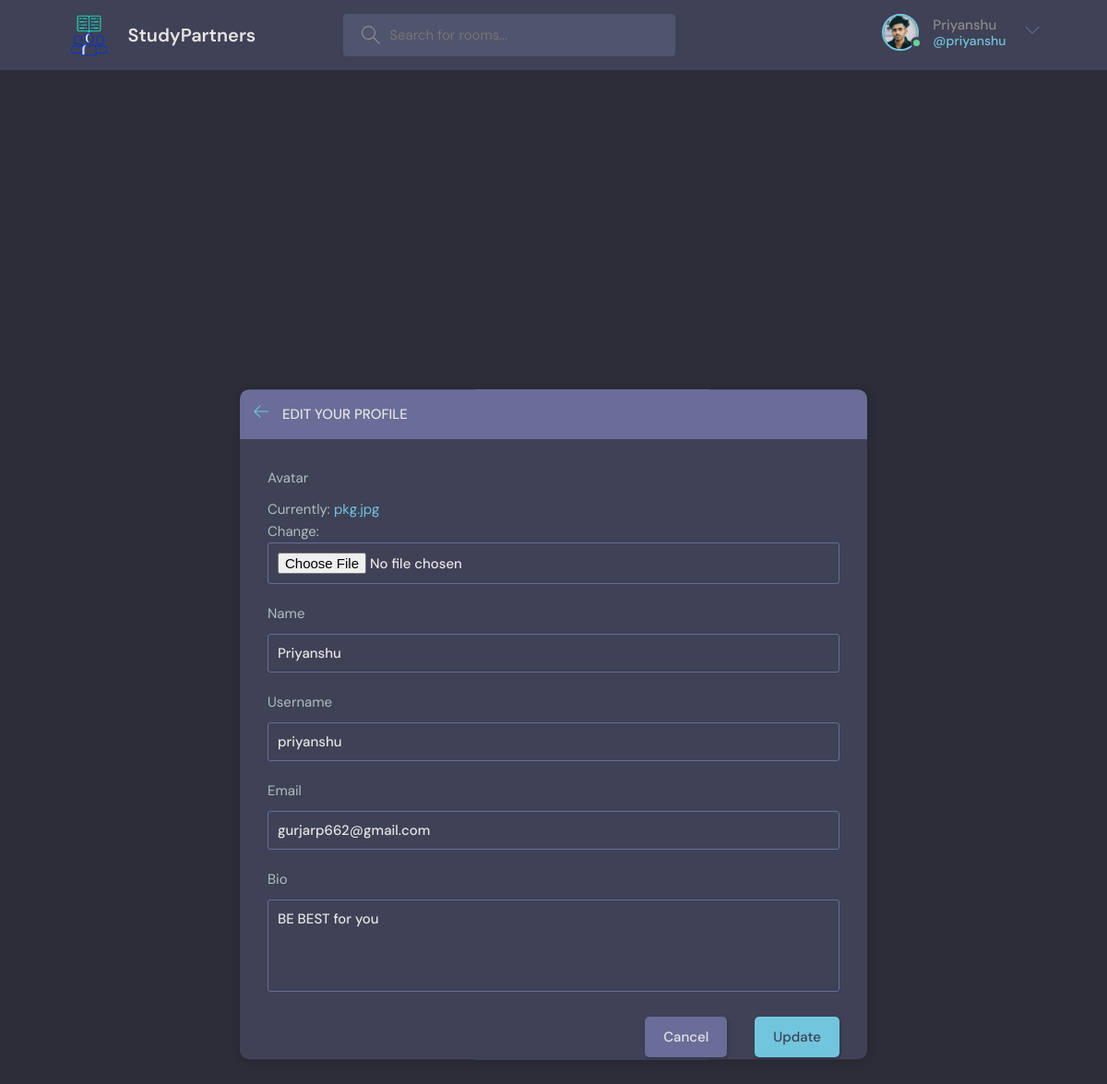
The page /update-user/ (signed in) on the database its author committed.
### base/models.py (models this page shows)
class User(AbstractUser):
    name = models.CharField(max_length=200, null=True)
    email = models.EmailField(unique=True)
    bio = models.TextField(null=True)
    avatar = models.ImageField(null=True,default='avatar.svg')
    USERNAME_FIELD = 'email'
    REQUIRED_FIELDS = []

### base/views.py (the view)
# urls.py: path('update-user/', views.updateUser,name = 'update-user'),
@login_required(login_url='login')
def updateUser(request):
    user = request.user
    form = UserForm(instance=user)
    if request.method =="POST":
        form = UserForm(request.POST, request.FILES, instance = user)
        if form.is_valid():
            form.save()
            return redirect('user-profile',pk=user.id)
    return render(request, 'base/update-user.html', {'form':form})

### base/forms.py
class UserForm(ModelForm):
    class Meta:
        model = User
        fields = ['avatar','name','username','email','bio']

### base/templates/base/update-user.html (shortened to what this page needs)
{% extends 'main.html' %}
{%block content%}
    <main class="update-account layout">
        <div class="container">
            <div class="layout__box">
                <div class="layout__boxHeader">
                    <div class="layout__boxTitle">
                        <a href="{% url 'user-profile' user.id %}">
                            <svg version="1.1" xmlns="http://www.w3.org/2000/svg" width="32" height="32"
                                viewBox="0 0 32 32">
                                <title>arrow-left</title>
                                <path
                                    d="M13.723 2.286l-13.723 13.714 13.719 13.714 1.616-1.611-10.96-10.96h27.625v-2.286h-27.625l10.965-10.965-1.616-1.607z">
                                </path>
                            </svg>
                        </a>
                        <h3>Edit your profile</h3>
                    </div>
                </div>
                <div class="layout__body">
                    <form class="form" action="" method="POST" enctype="multipart/form-data">
                      {% for field in form%}
                        <div class="form__group">
                            <label for="profile_pic">{{field.label}}</label>
                            {{field}}
                        </div>
                      {% endfor %}
                        <div class="form__action">
                            <a class="btn btn--dark" href="{%url 'user-profile' user.id%}">Cancel</a>
                            <button class="btn btn--main" type="submit">Update</button>
                        </div>
                    </form>
                </div>
            </div>
        </div>
    </main>
{%endblock content%}

### templates/navbar.html (shortened to what this page needs)
{%load static %}
<header class="header header--loggedIn">
    <div class="container">
      <a href="{% url 'home' %}" class="header__logo">
        <img src="{% static 'images/logo.png' %}" style="height: 4.5rem;
        width: 4.5rem;" />
        <h1 style="font-weight: 600;">StudyPartners</h1>
      </a>
      <form class="header__search" method="GET" action="{% url 'home' %}">
        <label>
          <input name="q" placeholder="Search for rooms..." />
        </label>
      </form>
      <nav class="header__menu">
       {% if request.user.is_authenticated %}
        <div class="header__user">
          <a href="{% url 'user-profile' user.id%}">
            <div class="avatar avatar--medium active">
              <img src="{{request.user.avatar.url}}" />
            </div>
            <p>{{request.user.name}} <span>@{{ request.user.username}}</span></p>
          </a>
          <button class="dropdown-button">
            <svg version="1.1" xmlns="http://www.w3.org/2000/svg" width="32" height="32" viewBox="0 0 32 32">
              <title>chevron-down</title>
              <path d="M16 21l-13-13h-3l16 16 16-16h-3l-13 13z"></path>
            </svg>
          </button>
        </div>
        {%else%}
        <a href="{% url 'login'%}">
          <img src="{% static 'images/avatar.svg' %}" />
          <p>Login</p>
        </a>
        {%endif%}
      </nav>
    </div>
  </header>

### base/templates/base/update-user.html (style rules this page uses)
.layout__box { overflow: scroll; bottom: 2%; }

### rows shown on the page
User: user.avatar (picture), user.name "Priyanshu", user.username "priyanshu", form "Priyanshu" "priyanshu" "gurjarp662@gmail.com" "BE BEST for you"

### other values the page prints
{{ field.label }} "Avatar" "Name" "Username" "Email" "Bio"
